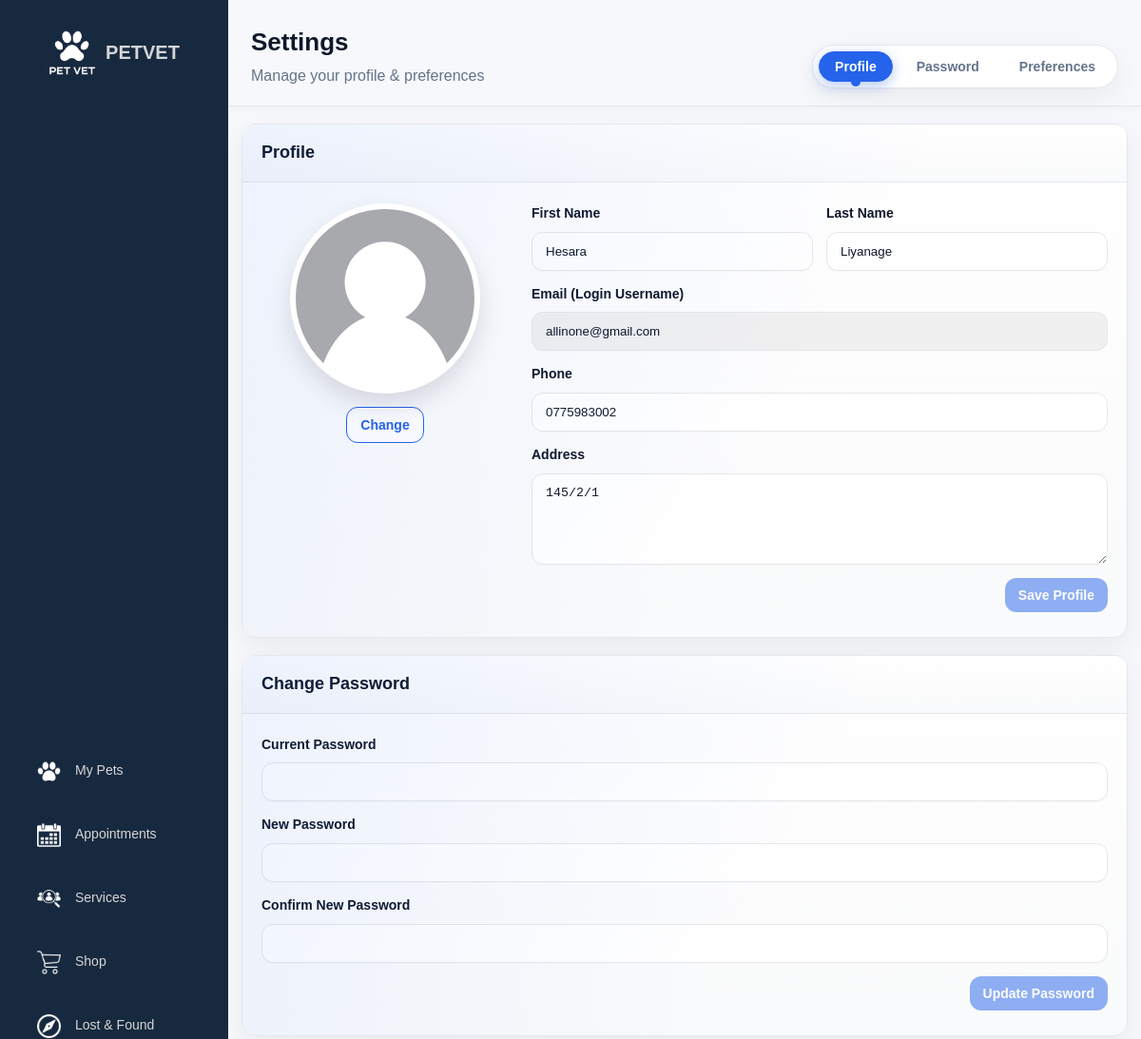
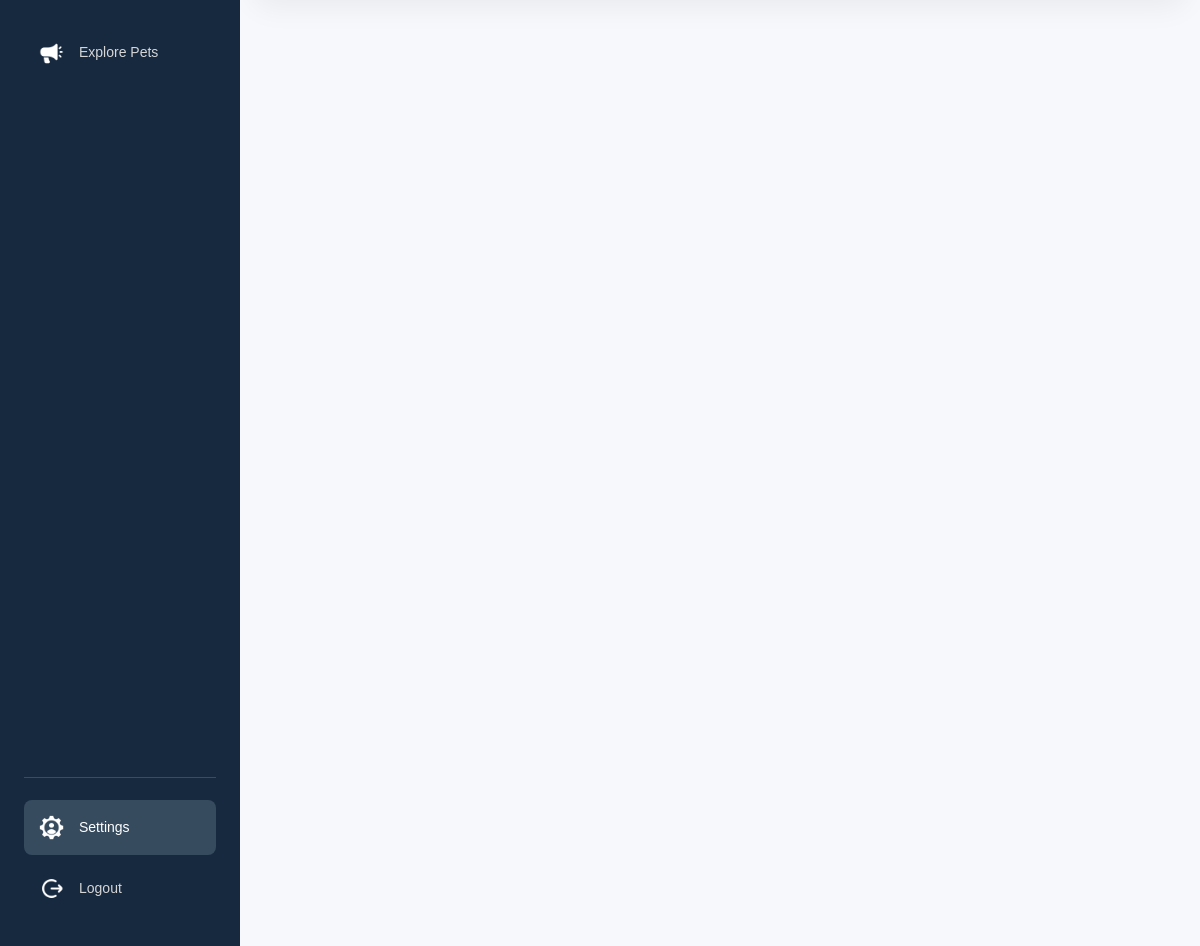
Screenshot of /index.php?module=pet-owner&page=settings (signed in) with the database file from the repository (2 pictures, top to bottom).
### tables this page shows
CREATE TABLE `users` (
  `id` int NOT NULL AUTO_INCREMENT,
  `email` varchar(255) NOT NULL,
  `password` varchar(255) NOT NULL COMMENT 'bcrypt hashed password',
  `first_name` varchar(100) NOT NULL,
  `last_name` varchar(100) NOT NULL,
  `phone` varchar(20) DEFAULT NULL,
  `address` text,
  `avatar` varchar(255) DEFAULT NULL COMMENT 'Path to profile picture',
  `email_verified` tinyint(1) DEFAULT '0',
  `email_verification_token` varchar(255) DEFAULT NULL,
  `is_active` tinyint(1) DEFAULT '1' COMMENT 'Account active status',
  `is_blocked` tinyint(1) DEFAULT '0' COMMENT 'Admin can block users',
  `last_login` timestamp NULL DEFAULT NULL,
  `created_at` timestamp NOT NULL DEFAULT CURRENT_TIMESTAMP,
  `updated_at` timestamp NOT NULL DEFAULT CURRENT_TIMESTAMP ON UPDATE CURRENT_TIMESTAMP,
  PRIMARY KEY (`id`),
  UNIQUE KEY `email` (`email`),
  KEY `idx_email` (`email`),
  KEY `idx_active` (`is_active`),
  KEY `idx_created` (`created_at`)
);

### controllers/BaseController.php (called while the page is built, shortened)
<?php
abstract class BaseController {
    protected function view(string $module, string $name, array $data = []) {
        extract($data);
    include __DIR__ . '/../views/shared/sidebar/sidebar.php';
    include __DIR__ . '/../views/'.$module.'/'.$name.'.php';
    }
}
?>

### controllers/PetOwnerController.php (called while the page is built, shortened)
<?php
require_once __DIR__ . '/BaseController.php';
require_once __DIR__ . '/../models/PetOwner/SellPetsModel.php';
require_once __DIR__ . '/../models/PetOwner/SettingsModel.php';
class PetOwnerController extends BaseController {
    public function settings() {
        $settingsModel = new SettingsModel();
        $currentUserId = $_SESSION['user_id'] ?? null;
        $data = [
            'profile' => $settingsModel->getUserProfile($currentUserId),
            'prefs' => $settingsModel->getUserPreferences($currentUserId),
            'accountStats' => $settingsModel->getAccountStats($currentUserId)
        ];
        $this->view('pet-owner', 'settings', $data);
    }
}

### models/PetOwner/SettingsModel.php (called while the page is built, shortened)
<?php
require_once __DIR__ . '/../BaseModel.php';
require_once __DIR__ . '/../../config/connect.php';
class SettingsModel extends BaseModel {
    private $conn;
    public function __construct() {
        global $conn;
        $this->conn = $conn;
    }
    public function getUserProfile($userId) {
        $sql = "SELECT
                    id,
                    CONCAT(first_name, ' ', last_name) as name,
                    first_name,
                    last_name,
                    email,
                    phone,
                    address,
                    avatar,
                    email_verified,
                    created_at as date_joined
                FROM users
                WHERE id = ?";
        $stmt = $this->conn->prepare($sql);
        $stmt->bind_param('i', $userId);
        $stmt->execute();
        $result = $stmt->get_result();
        $profile = $result->fetch_assoc();
        if (empty($profile['avatar'])) {
            $profile['avatar'] = '/PETVET/public/images/emptyProfPic.png';
        }
        return $profile;
    }
}
?>

### config/connect.php (called while the page is built, shortened)
<?php
function db(): PDO {
    static $pdo = null;
    if ($pdo === null) {
        $dsn = "mysql:host=" . DB_HOST . ";port=" . DB_PORT . ";dbname=" . DB_NAME . ";charset=" . DB_CHARSET;
        $options = [
            PDO::ATTR_ERRMODE => PDO::ERRMODE_EXCEPTION,
            PDO::ATTR_DEFAULT_FETCH_MODE => PDO::FETCH_ASSOC,
            PDO::ATTR_EMULATE_PREPARES => false,
            PDO::MYSQL_ATTR_SSL_CA => DB_CA_PATH,
            PDO::MYSQL_ATTR_SSL_VERIFY_SERVER_CERT => true,
        ];
        try {
            $pdo = new PDO($dsn, DB_USER, DB_PASS, $options);
        } catch (PDOException $e) {
            error_log("Database connection failed: " . $e->getMessage());
            die("Database connection failed. Please check your configuration.");
        }
    }
    return $pdo;
}
?>

### models/BaseModel.php (called while the page is built, shortened)
<?php
require_once __DIR__ . '/../config/connect.php';
abstract class BaseModel {
    public function __construct() {
        $this->pdo = db();
    }
}
?>

### views/pet-owner/settings.php (shortened to what this page needs)
<?php
$profile = isset($profile) ? $profile : [
	'first_name' => 'Your',
	'last_name' => 'Name',
	'email' => 'you@example.com',
	'phone' => '',
	'address' => '',
	'avatar' => '/PETVET/public/images/emptyProfPic.png',
	'date_joined' => date('Y-m-d'),
	'email_verified' => false
];
?>
<!DOCTYPE html>
<html lang="en">
<head>
<link rel="stylesheet" href="/PETVET/public/css/pet-owner/settings.css" />
</head>
<body>
<?php include __DIR__ . '/../shared/sidebar/sidebar.php'; ?>
<main class="main-content" style="padding-top: 0px !important;">
		<div class="settings-header">
			<div>
				<h1>Settings</h1>
				<p class="muted">Manage your profile &amp; preferences</p>
			</div>
			<nav class="quick-nav" aria-label="Quick navigation">
				<a href="#section-profile">Profile</a>
				<a href="#section-password">Password</a>
				<a href="#section-preferences">Preferences</a>
			</nav>
		</div>
		<div class="page-wrap">
			<div class="settings-grid">
				<section class="card" id="section-profile" data-section>
					<div class="card-head"><h2>Profile</h2></div>
					<form id="formProfile" class="form" enctype="multipart/form-data">
						<div class="profile-grid">
							<div class="profile-left">
								<div class="avatar-frame">
									<div class="image-preview-list avatar big" id="ownerAvatarPreview">
										<div class="image-preview-item">
											<img src="<?= htmlspecialchars($profile['avatar']) ?>" alt="avatar" />
										</div>
									</div>
									<div class="uploader-actions center">
										<button type="button" class="btn outline" data-for="ownerAvatar">Change</button>
									</div>
								</div>
							</div>
							<div class="profile-right">
								<div class="row two">
									<label>First Name
										<input type="text" name="first_name" value="<?= htmlspecialchars($profile['first_name'] ?? '') ?>" required />
									</label>
									<label>Last Name
										<input type="text" name="last_name" value="<?= htmlspecialchars($profile['last_name'] ?? '') ?>" required />
									</label>
								</div>
							<div class="row one">
								<label>Email (Login Username)
									<input type="email" name="email" value="<?= htmlspecialchars($profile['email']) ?>" readonly style="background: #f0f0f0; cursor: not-allowed;" />
								</label>
							</div>
							<div class="row one">
								<label>Phone
									<input type="tel" name="phone" id="phoneInput" value="<?= htmlspecialchars($profile['phone'] ?? '') ?>" placeholder="07XXXXXXXX" pattern="07[0-9]{8}" title="Phone number must be 10 digits starting with 07" />
								</label>
							</div>
							<div class="row one">
								<label>Address
									<textarea name="address" rows="3" placeholder="Enter your full address"><?= htmlspecialchars($profile['address'] ?? '') ?></textarea>
								</label>
							</div>
								<div class="actions">
									<button class="btn primary" type="submit">Save Profile</button>
								</div>
							</div>
						</div>
					</form>
				</section>
				<section class="card" id="section-password" data-section>
					<div class="card-head"><h2>Change Password</h2></div>
					<form id="formPassword" class="form">
						<div class="row one">
							<label>Current Password
								<input type="password" name="current_password" autocomplete="current-password" />
							</label>
						</div>
						<div class="row one">
							<label>New Password
								<input type="password" name="new_password" autocomplete="new-password" />
							</label>
						</div>
						<div class="row one">
							<label>Confirm New Password
								<input type="password" name="confirm_password" />
							</label>
						</div>
						<div class="actions">
							<button class="btn primary" type="submit">Update Password</button>
						</div>
					</form>
				</section>
			</div>
	</div>
</main>
</body>
</html>

### public/css/sidebar/sidebar.css (style rules this page uses)
body { margin: 0; font-family: Arial, sans-serif; transition: margin-left 0.3s ease-in-out; }
body { overflow-x: hidden; }
.active { text-decoration: none; color: white; }

### rows the page displays
users: first_name "Hesara", last_name "Liyanage", email "allinone@gmail.com", phone "0775983002", address "145/2/1"
